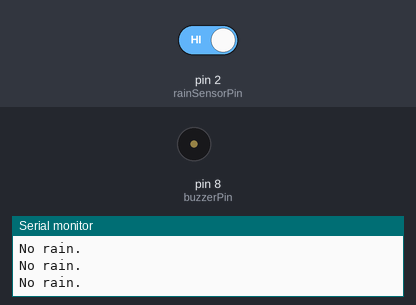
Bench run of a sketch on a simulated Arduino Uno, built with avr-gcc and run on an emulated ATmega328P. Shown: buzzer (waves = sounding, pin HIGH), the last lines printed to the serial monitor. Inputs (shaded band) come from the test bench; at power-on: pin 2 (rainSensorPin) HIGH.

Above: at 1.8 s.
1.9 s: pin 2 (rainSensorPin) driven LOW
At 3.2 s:
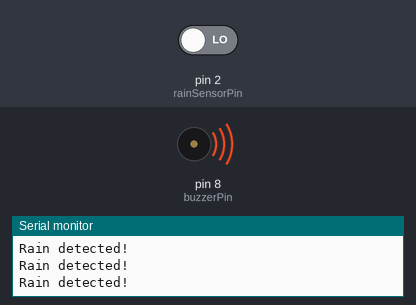
3.5 s: pin 2 (rainSensorPin) driven HIGH
At 4.5 s:
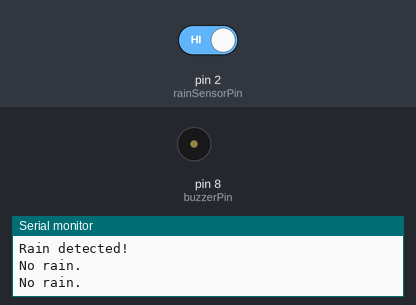
Timing chart, 0 to 6.5 s (numbered marks = the images above; inputs shaded):
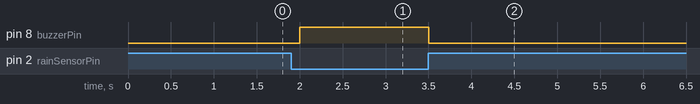

Measured:
- after the input at 1.9 s, pin 8 (buzzerPin): LOW → HIGH after 0.10 s
- after the input at 3.5 s, pin 8 (buzzerPin): HIGH → LOW at once

The sketch:

raindrop_buzzer_ardunio.ino
```cpp
const int rainSensorPin = 2;  // Pin connected to DO pin of the rain sensor module
const int buzzerPin = 8;      // Pin connected to the buzzer

void setup() {
  pinMode(rainSensorPin, INPUT);
  pinMode(buzzerPin, OUTPUT);
  Serial.begin(9600);
}

void loop() {
  int sensorValue = digitalRead(rainSensorPin);

  if (sensorValue == LOW) {
    // Rain detected
    digitalWrite(buzzerPin, HIGH);
    Serial.println("Rain detected!");
  } else {
    // No rain
    digitalWrite(buzzerPin, LOW);
    Serial.println("No rain.");
  }

  delay(500);
}
```
